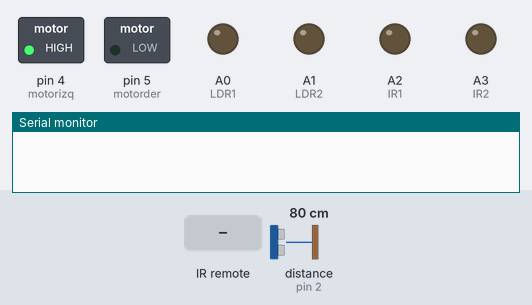
Simulated run of this sketch. Board: Arduino Uno, built with avr-gcc and run on an emulated ATmega328P. On the bench: switched loads named in the sketch (green lamp = pin HIGH), output pins drawn as LEDs (lit = HIGH), the last lines printed to the serial monitor. Inputs (shaded band) come from the test bench; at power-on: distance to the obstacle (sensor on pin 2) 80 cm. The echo pulse lasts 58.3 µs per cm; pins used as bus, display or sensor lines are not drawn.

Above: at 1.2 s.
1.3 s: infrared code 0xF720DF received
At 2.5 s:
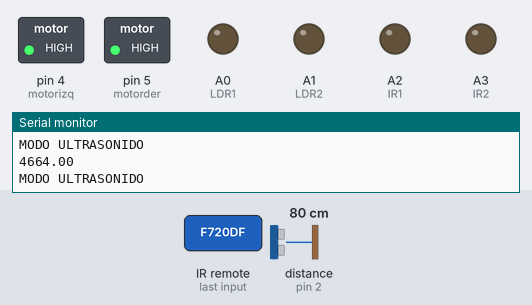
2.8 s: infrared code 0xF7A05F received
4.3 s: infrared code 0xF7609F received
Timing chart, 0 to 7.3 s (numbered marks = the images above; inputs shaded):
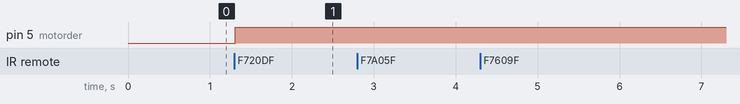

Measured:
- after the input at 1.3 s, pin 5 (motorder): LOW → HIGH at once

The sketch:

Rover_V2.ino
```cpp
#include <IRremote.h>

//pines
//motores
#define motorizq 4
#define motorder 5

//ultrasonido
#define trigger 3
#define echo 2

//ldr
#define LDR1 A0
#define LDR2 A1

//infrarrojo
#define IR1 A2
#define IR2 A3

//ultrasonido
float distancia;
float duracion;

//ldr
int ldr_1;
int ldr_2;

//infrarrojo
int ir_1;
int ir_2;

int ir;
int ir2 = 0;


int RECV_PIN = 6; //declaramos el pin que recibira la señal
IRrecv irrecv(RECV_PIN);
decode_results results;

void setup()
{
  Serial.begin(9600);

  //motores
  pinMode(motorizq, OUTPUT);
  pinMode(motorder, OUTPUT);

  digitalWrite(motorizq, HIGH);
  //sensor ultrasonico
  pinMode(trigger, OUTPUT);
  pinMode(echo, INPUT);

  //sensores LDR
  pinMode(LDR1, INPUT);
  pinMode(LDR2, INPUT);

  //infrarrojo
  pinMode(IR1, INPUT);
  pinMode(IR2, INPUT);

  irrecv.enableIRIn(); // Comienza a recibir los datos

}

void loop()
{
  switch (ir)
  {
    case 0xF720DF:
                  //ULTRASONIDO
                  ultrasonico();
                  Serial.println("MODO ULTRASONIDO");
                  break;

    case 0xF7A05F:
                  //LDR
                  ldr();
                  Serial.println("MODO LDR");
                  break;

    case 0xF7609F:
                  //INFRARROJO
                  infrarrojo();
                  Serial.println("MODO INFRARROJO");
                  break;
  }

 if (irrecv.decode(&results))
{
  ir = results.value;

  Serial.println(results.value, HEX); // imprime el valor en codigo hexadecimal
   irrecv.resume();// Se preparar para recibir el siguiente valor

}
}


void giroIzq()
{
  digitalWrite(motorder, HIGH); //girar derecha
  digitalWrite(motorizq, LOW); //frenar izquierda
}

void giroDer()
{
  digitalWrite(motorder, LOW); //frenar derecha
  digitalWrite(motorizq, HIGH); //girar izquierda
}

void avanzar()
{
  digitalWrite(motorder, HIGH); //girar derecha
  digitalWrite(motorizq, HIGH); //girar izquierda
}

void ultrasonico()
{
  // Enviar pulso de 10µs
  digitalWrite(trigger, HIGH);
  delayMicroseconds(10);
  digitalWrite(trigger, LOW);

  // Leer duracion del pulso
  duracion = pulseIn(echo, HIGH);

  distancia = duracion / 58;

  Serial.println(duracion);

      if (distancia <= 3)
      {
        giroDer();
      }
      else
      {
        avanzar();
      }
}

void ldr()
{
   analogWrite(LDR1, ldr_1); //izquierda
   analogWrite(LDR2, ldr_2); //derecha

      if(ldr_1 > ldr_2)
      {
        giroIzq();
      }

      else if(ldr_1 < ldr_2)
      {
        giroDer();
      }

      else
      {
        avanzar();
      }
}

void infrarrojo()
{
   analogWrite(IR1, ir_1); //izquierda
   analogWrite(IR2, ir_2); //derecha

      if(ir_1 > ir_2)
      {
        giroIzq();
      }

      else if(ir_1 < ir_2)
      {
        giroDer();
      }

      else
      {
        avanzar();
      }
}
```
